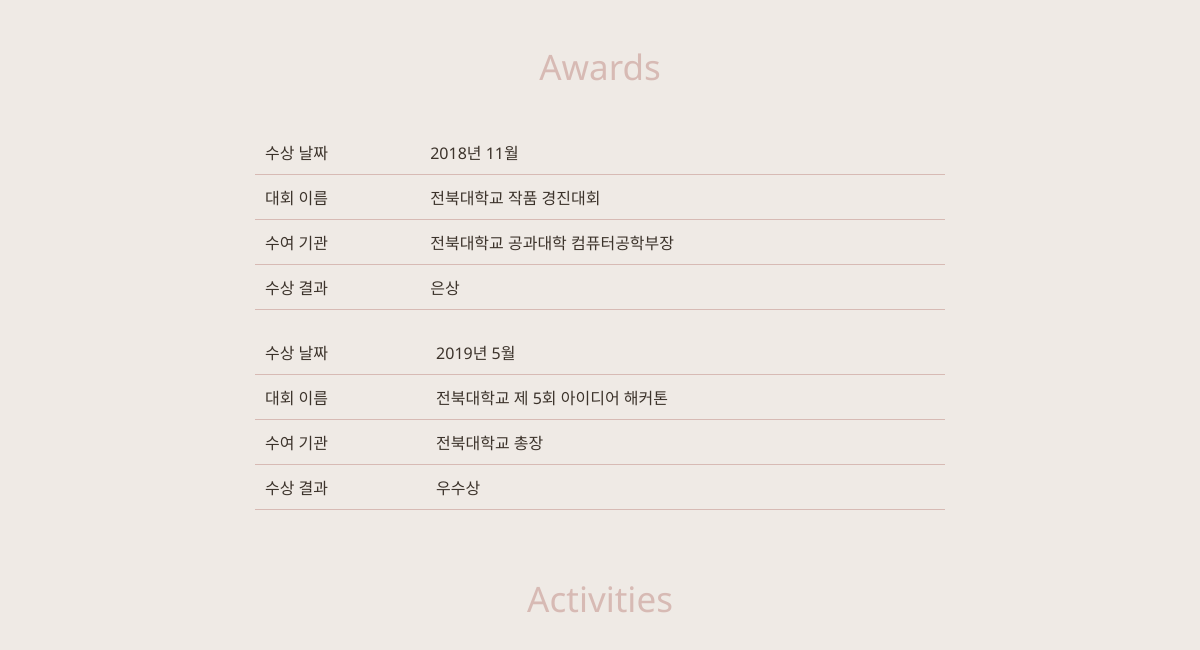
Before: / (lower part) with the older database file.
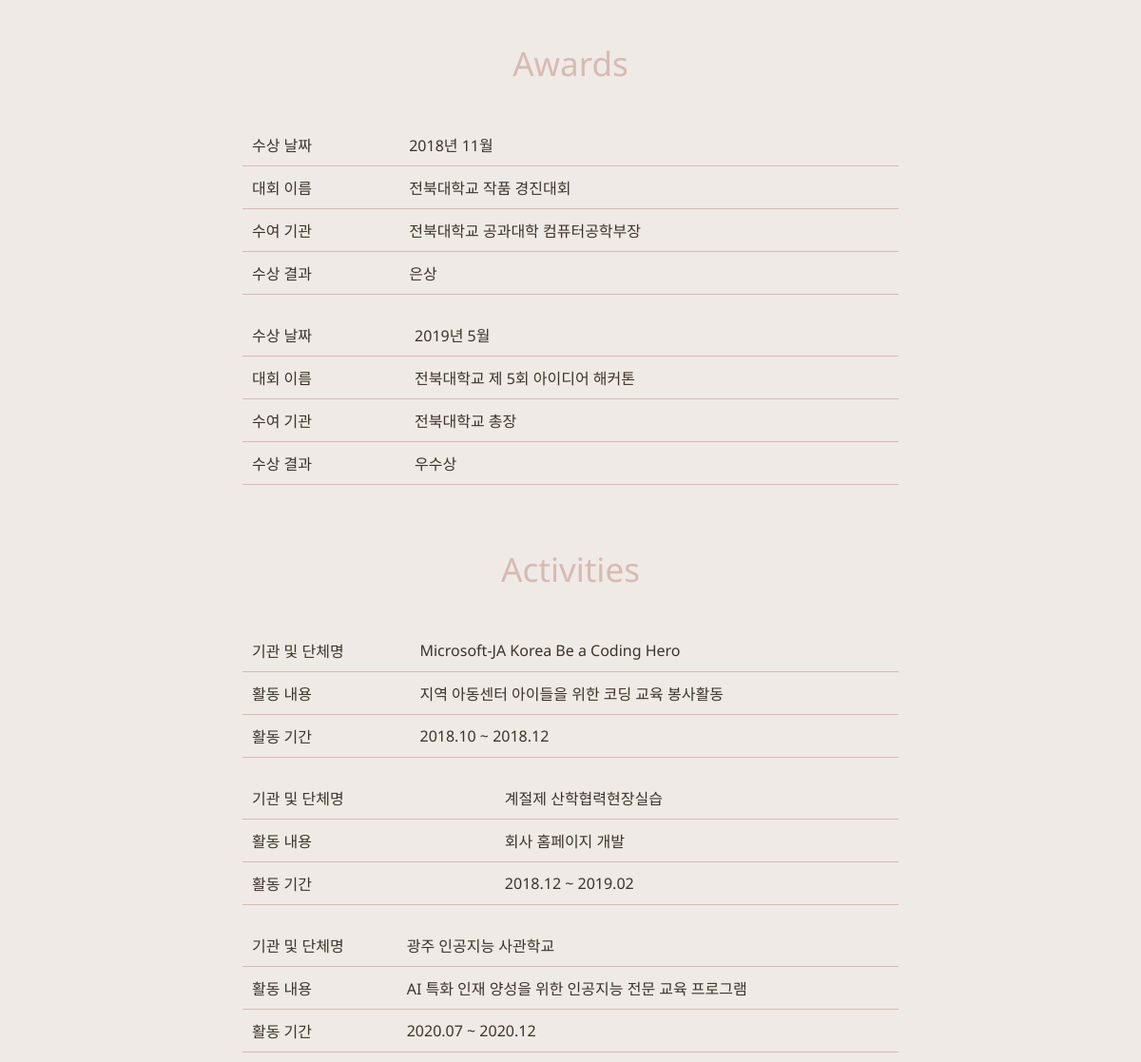
After: the same page with the newer database file.
### siaApp/models.py (models this page shows)
class AwardList(models.Model):
    award_date = models.CharField(max_length = 30)
    award_contest = models.TextField()
    award_host = models.TextField()
    award_result = models.TextField()

class ActivitiesList(models.Model):
    activities_group = models.TextField()
    activities_content = models.TextField()
    activities_duration = models.TextField()

### siaApp/views.py (the view)
# urls.py: path('', views.index, name="index")
def index(request):
    project_list = ProjectList.objects.all()
    award_list = AwardList.objects.all()
    activities_list = ActivitiesList.objects.all()
    return render(request, 'index.html', {'project_list' : project_list, 'award_list' : award_list, 'activities_list' : activities_list})

### siaApp/templates/index.html (shortened to what this page needs)
<!DOCTYPE html>
<html lang="en">
<head>
    {% load static %}
    <link rel="stylesheet" type="text/css" href="{% static 'css/style.css' %}" />
    <link rel="stylesheet" type="text/css" href="{% static 'css/index.css' %}" />
    <link href="https://fonts.googleapis.com/css2?family=Noto+Sans:wght@400;700&display=swap" rel="stylesheet"></head>
<body>
    <div class = "body_container">
        <div id = "Awards" class = "flex">
            <p>Awards</p>
            <div class = "table_container">
                {% for award in award_list %}
                <table>
                    <tr>
                        <td>수상 날짜</td>
                        <td>{{award.award_date}}</td>
                    </tr>
                    <tr>
                        <td>대회 이름</td>
                        <td>{{award.award_contest}} </td>
                    </tr>
                    <tr>
                        <td>수여 기관</td>
                        <td>{{award.award_host}}</td>
                    </tr>
                    <tr>
                        <td>수상 결과</td>
                        <td>{{award.award_result}}</td>
                    </tr>
                </table>
                {% endfor %}
            </div>
        </div>
        <div id = "Activities" class = "flex">
            <p>Activities</p>
            <div class = "table_container">
                {% for activities in activities_list %}
                <table>
                    <tr>
                        <td>기관 및 단체명</td>
                        <td>{{activities.activities_group}}</td>
                    </tr>
                    <tr>
                        <td>활동 내용</td>
                        <td>{{activities.activities_content}} </td>
                    </tr>
                    <tr>
                        <td>활동 기간</td>
                        <td>{{activities.activities_duration}}</td>
                    </tr>
                </table>
                {% endfor %}
            </div>
        </div>
    </div>
</body>
</html>

### siaApp/static/css/style.css (style rules this page uses)
* { margin: 0; padding: 0; }

### siaApp/static/css/index.css (style rules this page uses)
body { background-color: #EFEAE5; font-family: 'Noto Sans', sans-serif; display: flex; justify-content: center; }
.body_container { width: 1320px; }
.flex { display: flex; flex-direction: column; align-items: center; }
.flex p { margin: 55px 30px 30px 30px; font-size: 35px; color: #D7BAB4; }
.table_container { display: flex; flex-direction: column; align-items: center; width: 57.5%; }
.table_container table { width: 100%; border-bottom: 1px solid #D7BAB4; border-collapse: collapse; margin: 10px; color: #3C332B; }
.table_container td { border-bottom: 1px solid #D7BAB4; padding: 10px; }

Changed rows visible on the page:
added ActivitiesList: activities_group "Microsoft-JA Korea Be a Coding Hero", activities_content "지역 아동센터 아이들을 위한 코딩 교육 봉사활동", activities_duration "2018.10 ~ 2018.12"
added ActivitiesList: activities_group "계절제 산학협력현장실습", activities_content "회사 홈페이지 개발", activities_duration "2018.12 ~ 2019.02"
added ActivitiesList: activities_group "광주 인공지능 사관학교", activities_content "AI 특화 인재 양성을 위한 인공지능 전문 교육 프로그램", activities_duration "2020.07 ~ 2020.12"
